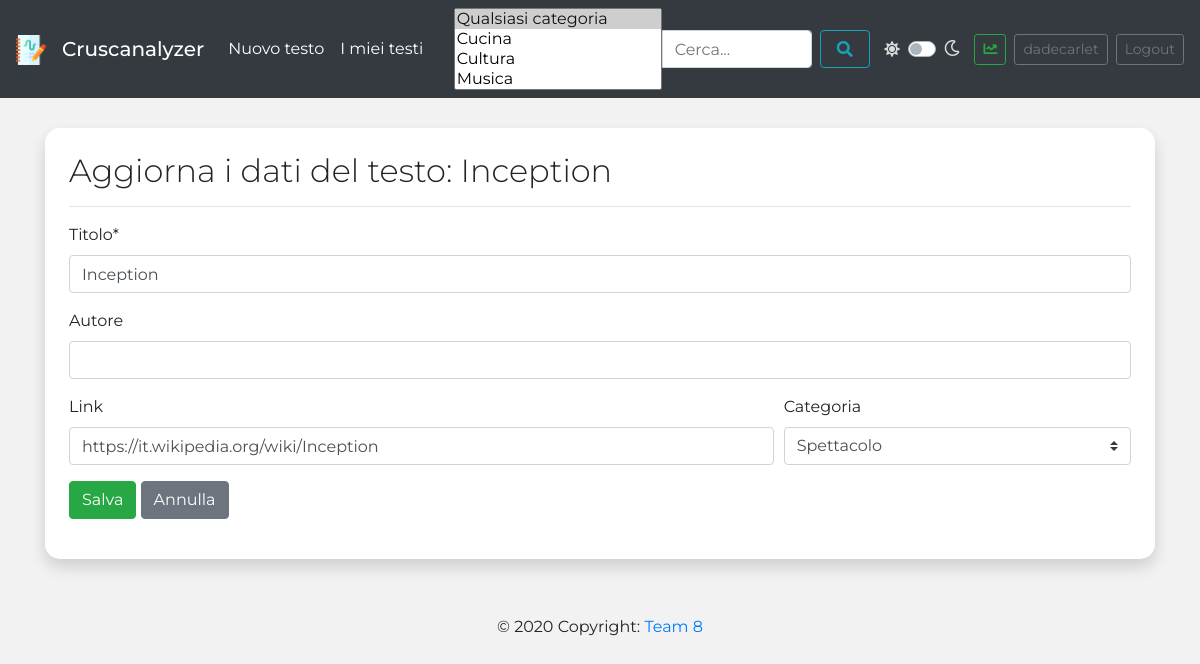
Screenshot of /text_management/text/114/update (signed in) with the database file from the repository.
### text_management/models.py (models this page shows, shortened)
class Text(models.Model):
    user_owner = models.ForeignKey(settings.AUTH_USER_MODEL, on_delete=models.CASCADE,
                                   related_name='user_texts')  # Reference to the table User, created automatically by
    title = models.CharField(max_length=150)
    author = models.CharField(max_length=150, null=True, blank=True)
    link = models.URLField(max_length=250, null=True, blank=True)
    category = models.ForeignKey(Category, on_delete=models.SET_NULL, null=True, blank=True,
                                 related_name='category_texts')  # If the text category is cancelled, it is set as NULL.
    complexity = models.DecimalField(max_digits=20, decimal_places=2)
    content = ""  # Text content, not stored because of copyright problems
    _analysis = None  # Analysis of the text
    class Meta:
        ordering = ['-pk', ]  # Ordering for DESC pk (last inserted first)

### text_management/views.py (the view, shortened to what this page needs)
# urls.py: path('text/<int:pk>/update', views.TextUpdate.as_view(), name='text-update'),
class TextUpdate(BasicView, UpdateView):
    model = Text
    form_class = UpdateTextCrispyForm
    template_name = 'text_management/text_update.html'
    def dispatch(self, request, *args, **kwargs):
        if request.user != self.get_object().user_owner:
            return HttpResponseForbidden()
        return super().dispatch(request, *args, **kwargs)

### text_management/models.py (called while the page is built)
    def __str__(self):
        return f'{self.name}'

### text_management/templates/text_management/text_update.html (shortened to what this page needs)
{% extends 'base.html' %}
{% load static %}
{% load crispy_forms_tags %}
{% block content %}
    <div class="box-width-radius2 container-md shadow p-4 mb-3 bg-white w-auto">
        <h2 class="font-weight-light">Aggiorna i dati del testo: {{ object.title }}</h2>
        <hr>
        {% crispy form %}
    </div>
{% endblock %}

### templates/navbar.html (shortened to what this page needs)
{% load static %}
<nav class="navbar navbar-expand-lg navbar-dark bg-dark ">
    <a class="navbar-brand" href="{% url 'home' %}">
        <img src="{% static "img/business.png" %}" width="30" height="30" alt="">
    </a>
    <a href="{% url 'home' %}">
        <span class="navbar-brand mb-0 h1 ">Cruscanalyzer</span>
    </a>
    <div class="collapse navbar-collapse " id="navbarSupportedContent">
        <ul class="navbar-nav mr-auto ">
            {% if user.is_authenticated %}
                <li class="nav-item active">
                    <a class="nav-link" href={% url 'text_management:text-insert' %}>Nuovo testo</a>
                </li>
                <li class="nav-item active">
                    <a class="nav-link" href={% url 'text_management:text-list' %}>I miei testi</a>
                </li>
            {% endif %}
        </ul>
        {% if user.is_authenticated %}
            {% with searchbar_form_id='navbar-search-form' searchbar_select_categories_id='navbar-select-categories' %}
                {% include 'searchbar.html' with compare=False %}
            {% endwith %}
        {% endif %}
        <i class="fas fa-sun fa-theme"></i>
        <div class="custom-control custom-switch ml-2">
            <label class="custom-control-label" for="darkSwitch">
                <i class="far fa-moon fa-theme"></i>
            </label>
        </div>
        {% if user.is_authenticated %}
            <ul class="navbar-nav ml-auto ">
                <li class="nav-item active">
                    <a class="btn btn-sm btn-outline-success mr-2" href="{% url 'text_management:dashboard' %}"
                       role="button"><i class="fas fa-chart-line"></i></a>
                </li>
                <li class="nav-item active">
                    <a class="btn btn-sm btn-outline-secondary mr-2" href="{% url 'user_management:user' %}"
                       role="button">{{ user.username }}</a>
                </li>
                <li class="nav-item active">
                    <a class="btn btn-sm btn-outline-secondary" href="{% url 'user_management:user-logout' %}"
                       role="button">Logout</a>
                </li>
            </ul>
        {% endif %}
    </div>
</nav>

### templates/searchbar.html
{% load static %}
{% if compare %}
    <form id="{{ searchbar_form_id }}" class="form-inline ml-0 mr-auto">
{% else %}
    <form id="{{ searchbar_form_id }}" class="form-inline ml-0 mr-auto" method="GET"
          action="{% url 'text_management:text-search' %}">
{% endif %}
    <select id="{{ searchbar_select_categories_id }}" class="selectpicker ml-sm-2 select-categories" multiple name="category" data-style="btn-info">
        <option class="select-all" value="0" selected="">Qualsiasi categoria</option>
        {% for category in view.categories %}
            <option value="{{ category.id }}">{{ category.name }}</option>
        {% endfor %}
    </select>
    <input class="search-field form-control mr-2" type="search"
       placeholder="Cerca..." aria-label="Cerca" name="search" size="40">
    <button class="btn btn-outline-info search-button nav-link my-2 my-sm-0"  type="submit">
        <i class="fas fa-search d-flex align-items-center"></i>
    </button>
</form>

### static/css/style.css (style rules this page uses)
body { font-family: 'Montserrat', sans-serif !important; background-color: #f2f2f2; }
.box-width-radius2 { margin:30px auto; border-radius:15px; }
.select-categories { width: 13em !important; }
.search-field { border-top-left-radius: 0 !important; border-bottom-left-radius: 0 !important; }
.search-button { height: 38px; }
.fa-theme { color: #DBDBDB; }
:root { --main-bg-color: #1F1F1F; --main-font-color: #dbdbdb; --light-dark: #282828; --info-color: #266978; --light-info-color: #4b8491; }

### static/css/responsive_style.css (style rules this page uses)
@media (min-width: 768px) { .navbar .search-field { width: auto !important; } }
@media (min-width: 992px) { .navbar .search-field { width: 80px !important; } }
@media (min-width: 1113px) { .navbar .search-field { width: 130px !important; } }
@media (min-width: 1173px) { .navbar .search-field { width: 150px !important; } }

### rows the page displays
Text: title "Inception", link "https://it.wikipedia.org/wiki/Inception", category "Spettacolo"

### other values shown
{{ user.username }} "dadecarlet"
